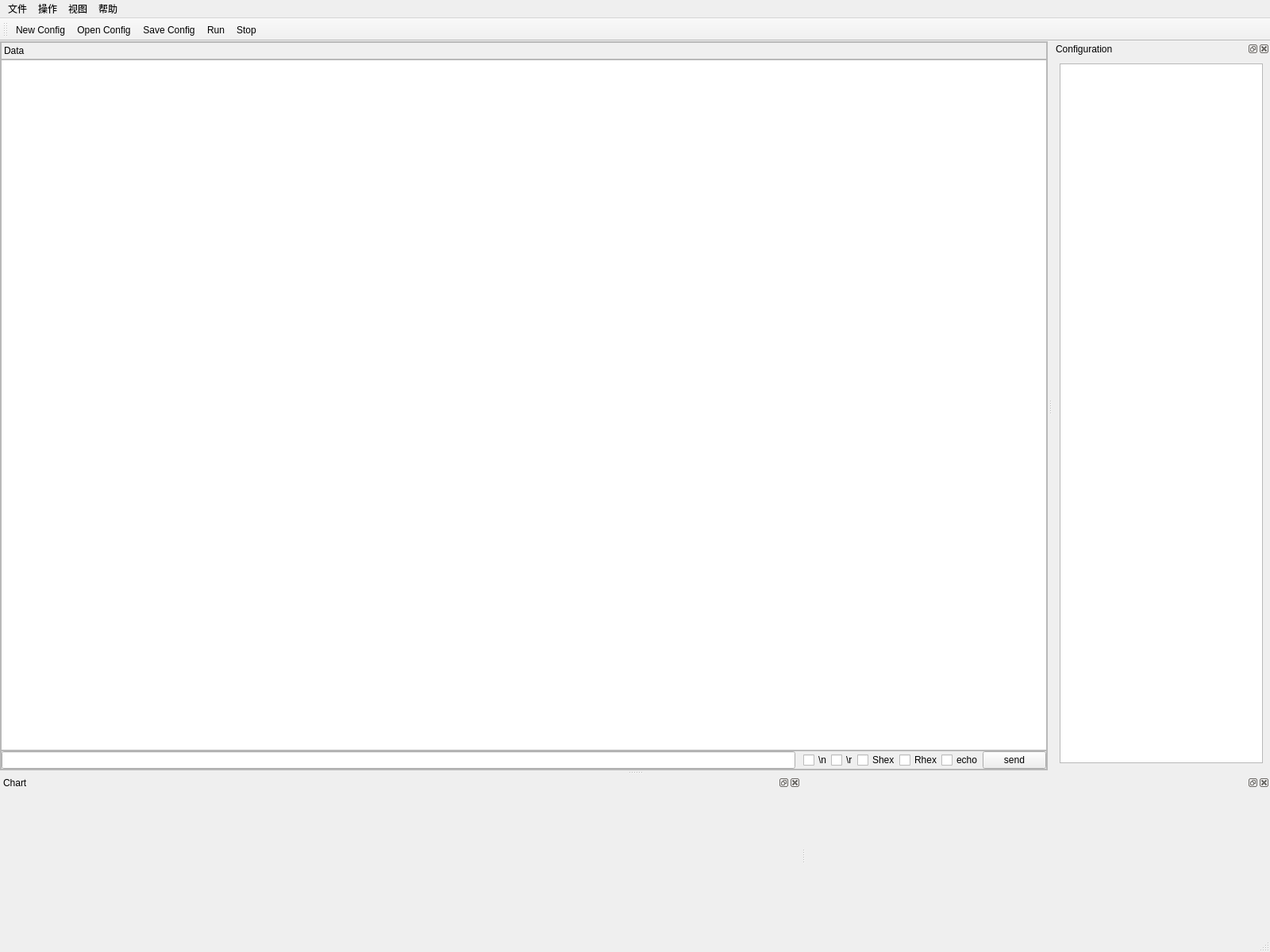
<?xml version="1.0" encoding="UTF-8"?>
<ui version="4.0">
 <class>MainWindow</class>
 <widget class="QMainWindow" name="MainWindow">
  <property name="geometry">
   <rect>
    <x>0</x>
    <y>0</y>
    <width>1600</width>
    <height>1200</height>
   </rect>
  </property>
  <property name="windowTitle">
   <string>SView</string>
  </property>
  <widget class="QWidget" name="centralwidget">
   <layout class="QHBoxLayout" name="horizontalLayout">
    <property name="spacing">
     <number>0</number>
    </property>
    <property name="leftMargin">
     <number>0</number>
    </property>
    <property name="topMargin">
     <number>0</number>
    </property>
    <property name="rightMargin">
     <number>0</number>
    </property>
    <property name="bottomMargin">
     <number>0</number>
    </property>
    <item>
     <widget class="QFrame" name="frame">
      <property name="frameShape">
       <enum>QFrame::StyledPanel</enum>
      </property>
      <property name="frameShadow">
       <enum>QFrame::Raised</enum>
      </property>
      <layout class="QVBoxLayout" name="verticalLayout">
       <property name="spacing">
        <number>0</number>
       </property>
       <property name="leftMargin">
        <number>0</number>
       </property>
       <property name="topMargin">
        <number>0</number>
       </property>
       <property name="rightMargin">
        <number>0</number>
       </property>
       <property name="bottomMargin">
        <number>0</number>
       </property>
       <item alignment="Qt::AlignVCenter">
        <widget class="QFrame" name="frame_2">
         <property name="autoFillBackground">
          <bool>false</bool>
         </property>
         <property name="styleSheet">
          <string notr="true">true</string>
         </property>
         <property name="frameShape">
          <enum>QFrame::StyledPanel</enum>
         </property>
         <property name="frameShadow">
          <enum>QFrame::Plain</enum>
         </property>
         <layout class="QHBoxLayout" name="horizontalLayout_4">
          <property name="spacing">
           <number>0</number>
          </property>
          <property name="leftMargin">
           <number>3</number>
          </property>
          <property name="topMargin">
           <number>3</number>
          </property>
          <property name="rightMargin">
           <number>3</number>
          </property>
          <property name="bottomMargin">
           <number>3</number>
          </property>
          <item>
           <widget class="QLabel" name="label">
            <property name="autoFillBackground">
             <bool>true</bool>
            </property>
            <property name="styleSheet">
             <string notr="true">true</string>
            </property>
            <property name="text">
             <string>Data</string>
            </property>
           </widget>
          </item>
         </layout>
        </widget>
       </item>
       <item>
        <widget class="QPlainTextEdit" name="dataText">
         <property name="font">
          <font>
           <pointsize>10</pointsize>
           <kerning>false</kerning>
          </font>
         </property>
         <property name="autoFillBackground">
          <bool>false</bool>
         </property>
         <property name="tabChangesFocus">
          <bool>false</bool>
         </property>
        </widget>
       </item>
       <item>
        <widget class="QFrame" name="frame_3">
         <property name="enabled">
          <bool>true</bool>
         </property>
         <property name="minimumSize">
          <size>
           <width>10</width>
           <height>20</height>
          </size>
         </property>
         <property name="autoFillBackground">
          <bool>true</bool>
         </property>
         <property name="frameShape">
          <enum>QFrame::StyledPanel</enum>
         </property>
         <property name="frameShadow">
          <enum>QFrame::Raised</enum>
         </property>
         <layout class="QHBoxLayout" name="horizontalLayout_3">
          <property name="spacing">
           <number>0</number>
          </property>
          <property name="leftMargin">
           <number>0</number>
          </property>
          <property name="topMargin">
           <number>0</number>
          </property>
          <property name="rightMargin">
           <number>0</number>
          </property>
          <property name="bottomMargin">
           <number>0</number>
          </property>
          <item>
           <widget class="QLineEdit" name="sendText">
            <property name="enabled">
             <bool>true</bool>
            </property>
           </widget>
          </item>
          <item>
           <spacer name="horizontalSpacer">
            <property name="orientation">
             <enum>Qt::Horizontal</enum>
            </property>
            <property name="sizeType">
             <enum>QSizePolicy::Fixed</enum>
            </property>
            <property name="sizeHint" stdset="0">
             <size>
              <width>10</width>
              <height>20</height>
             </size>
            </property>
           </spacer>
          </item>
          <item>
           <widget class="QCheckBox" name="checkBoxCR">
            <property name="text">
             <string>\n</string>
            </property>
           </widget>
          </item>
          <item>
           <widget class="QCheckBox" name="checkBoxLF">
            <property name="text">
             <string>\r</string>
            </property>
           </widget>
          </item>
          <item>
           <widget class="QCheckBox" name="checkBoxSHex">
            <property name="text">
             <string>Shex</string>
            </property>
           </widget>
          </item>
          <item>
           <widget class="QCheckBox" name="checkBoxRHex">
            <property name="text">
             <string>Rhex</string>
            </property>
           </widget>
          </item>
          <item>
           <widget class="QCheckBox" name="checkBoxEcho">
            <property name="text">
             <string>echo</string>
            </property>
           </widget>
          </item>
          <item>
           <widget class="QPushButton" name="sendButton">
            <property name="enabled">
             <bool>true</bool>
            </property>
            <property name="text">
             <string>send</string>
            </property>
           </widget>
          </item>
         </layout>
        </widget>
       </item>
      </layout>
     </widget>
    </item>
   </layout>
  </widget>
  <widget class="QMenuBar" name="menubar">
   <property name="geometry">
    <rect>
     <x>0</x>
     <y>0</y>
     <width>1600</width>
     <height>17</height>
    </rect>
   </property>
   <widget class="QMenu" name="menu">
    <property name="title">
     <string>文件</string>
    </property>
    <addaction name="separator"/>
    <addaction name="actionNew_Config"/>
    <addaction name="separator"/>
    <addaction name="actionOpen_Config"/>
    <addaction name="separator"/>
    <addaction name="actionSave_Config"/>
    <addaction name="separator"/>
    <addaction name="actionSave_Config_As"/>
    <addaction name="separator"/>
    <addaction name="actionExit"/>
   </widget>
   <widget class="QMenu" name="menu_2">
    <property name="title">
     <string>操作</string>
    </property>
    <addaction name="actionRun"/>
    <addaction name="separator"/>
    <addaction name="actionStop"/>
   </widget>
   <widget class="QMenu" name="menu_3">
    <property name="title">
     <string>视图</string>
    </property>
   </widget>
   <widget class="QMenu" name="menu_4">
    <property name="title">
     <string>帮助</string>
    </property>
   </widget>
   <addaction name="menu"/>
   <addaction name="menu_2"/>
   <addaction name="menu_3"/>
   <addaction name="menu_4"/>
  </widget>
  <widget class="QToolBar" name="toolBar">
   <property name="windowTitle">
    <string>toolBar</string>
   </property>
   <property name="allowedAreas">
    <set>Qt::TopToolBarArea</set>
   </property>
   <property name="floatable">
    <bool>false</bool>
   </property>
   <attribute name="toolBarArea">
    <enum>TopToolBarArea</enum>
   </attribute>
   <attribute name="toolBarBreak">
    <bool>false</bool>
   </attribute>
   <addaction name="actionNew_Config"/>
   <addaction name="actionOpen_Config"/>
   <addaction name="actionSave_Config"/>
   <addaction name="actionRun"/>
   <addaction name="actionStop"/>
  </widget>
  <widget class="QDockWidget" name="dockWidgetConfiguration">
   <property name="sizePolicy">
    <sizepolicy hsizetype="Expanding" vsizetype="Expanding">
     <horstretch>0</horstretch>
     <verstretch>0</verstretch>
    </sizepolicy>
   </property>
   <property name="minimumSize">
    <size>
     <width>100</width>
     <height>201</height>
    </size>
   </property>
   <property name="windowTitle">
    <string>Configuration</string>
   </property>
   <attribute name="dockWidgetArea">
    <number>2</number>
   </attribute>
   <widget class="QWidget" name="dockWidgetContents">
    <layout class="QVBoxLayout" name="verticalLayout_3">
     <item>
      <widget class="QPlainTextEdit" name="configurationText"/>
     </item>
    </layout>
   </widget>
  </widget>
  <widget class="QDockWidget" name="dockWidgetChar">
   <property name="sizePolicy">
    <sizepolicy hsizetype="Expanding" vsizetype="Expanding">
     <horstretch>0</horstretch>
     <verstretch>0</verstretch>
    </sizepolicy>
   </property>
   <property name="minimumSize">
    <size>
     <width>100</width>
     <height>201</height>
    </size>
   </property>
   <property name="windowTitle">
    <string>Chart</string>
   </property>
   <attribute name="dockWidgetArea">
    <number>8</number>
   </attribute>
   <widget class="QWidget" name="dockWidgetContentsChar">
    <layout class="QHBoxLayout" name="horizontalLayout_2">
     <property name="spacing">
      <number>0</number>
     </property>
     <property name="leftMargin">
      <number>0</number>
     </property>
     <property name="topMargin">
      <number>0</number>
     </property>
     <property name="rightMargin">
      <number>0</number>
     </property>
     <property name="bottomMargin">
      <number>0</number>
     </property>
     <item>
      <widget class="QScrollArea" name="scrollArea">
       <property name="autoFillBackground">
        <bool>false</bool>
       </property>
       <property name="frameShape">
        <enum>QFrame::NoFrame</enum>
       </property>
       <property name="frameShadow">
        <enum>QFrame::Plain</enum>
       </property>
       <property name="lineWidth">
        <number>0</number>
       </property>
       <property name="widgetResizable">
        <bool>true</bool>
       </property>
       <widget class="QWidget" name="scrollAreaWidgetContents">
        <property name="geometry">
         <rect>
          <x>0</x>
          <y>0</y>
          <width>1073</width>
          <height>184</height>
         </rect>
        </property>
        <layout class="QVBoxLayout" name="verticalLayout_5">
         <property name="spacing">
          <number>0</number>
         </property>
         <property name="leftMargin">
          <number>0</number>
         </property>
         <property name="topMargin">
          <number>0</number>
         </property>
         <property name="rightMargin">
          <number>0</number>
         </property>
         <property name="bottomMargin">
          <number>0</number>
         </property>
         <item>
          <widget class="QWidget" name="chart" native="true">
           <property name="sizePolicy">
            <sizepolicy hsizetype="Fixed" vsizetype="Fixed">
             <horstretch>4</horstretch>
             <verstretch>0</verstretch>
            </sizepolicy>
           </property>
          </widget>
         </item>
        </layout>
       </widget>
      </widget>
     </item>
    </layout>
   </widget>
  </widget>
  <widget class="QDockWidget" name="dockWidgetWebView">
   <property name="autoFillBackground">
    <bool>true</bool>
   </property>
   <attribute name="dockWidgetArea">
    <number>8</number>
   </attribute>
   <widget class="QWidget" name="dockWidgetContentsWebView">
    <layout class="QHBoxLayout" name="horizontalLayout_5">
     <item>
      <widget class="QWidget" name="widget" native="true">
       <widget class="QCheckBox" name="checkBox">
        <property name="geometry">
         <rect>
          <x>130</x>
          <y>-50</y>
          <width>61</width>
          <height>18</height>
         </rect>
        </property>
        <property name="text">
         <string>CheckBox</string>
        </property>
       </widget>
      </widget>
     </item>
    </layout>
   </widget>
  </widget>
  <widget class="QStatusBar" name="statusBar"/>
  <action name="actionNew_Config">
   <property name="icon">
    <iconset resource="resources.qrc">
     <normaloff>:/images/new.png</normaloff>:/images/new.png</iconset>
   </property>
   <property name="text">
    <string>New Config</string>
   </property>
  </action>
  <action name="actionOpen_Config">
   <property name="icon">
    <iconset resource="resources.qrc">
     <normaloff>:/images/open.png</normaloff>:/images/open.png</iconset>
   </property>
   <property name="text">
    <string>Open Config</string>
   </property>
  </action>
  <action name="actionSave_Config">
   <property name="icon">
    <iconset resource="resources.qrc">
     <normaloff>:/images/save.png</normaloff>:/images/save.png</iconset>
   </property>
   <property name="text">
    <string>Save Config</string>
   </property>
  </action>
  <action name="actionSave_Config_As">
   <property name="text">
    <string>Save Config As</string>
   </property>
  </action>
  <action name="actionExit">
   <property name="text">
    <string>Exit</string>
   </property>
  </action>
  <action name="actionRun">
   <property name="icon">
    <iconset resource="resources.qrc">
     <normaloff>:/images/run.png</normaloff>:/images/run.png</iconset>
   </property>
   <property name="text">
    <string>Run</string>
   </property>
  </action>
  <action name="actionStop">
   <property name="icon">
    <iconset resource="resources.qrc">
     <normaloff>:/images/stop.png</normaloff>:/images/stop.png</iconset>
   </property>
   <property name="text">
    <string>Stop</string>
   </property>
  </action>
 </widget>
 <resources>
  <include location="resources.qrc"/>
 </resources>
 <connections/>
</ui>
